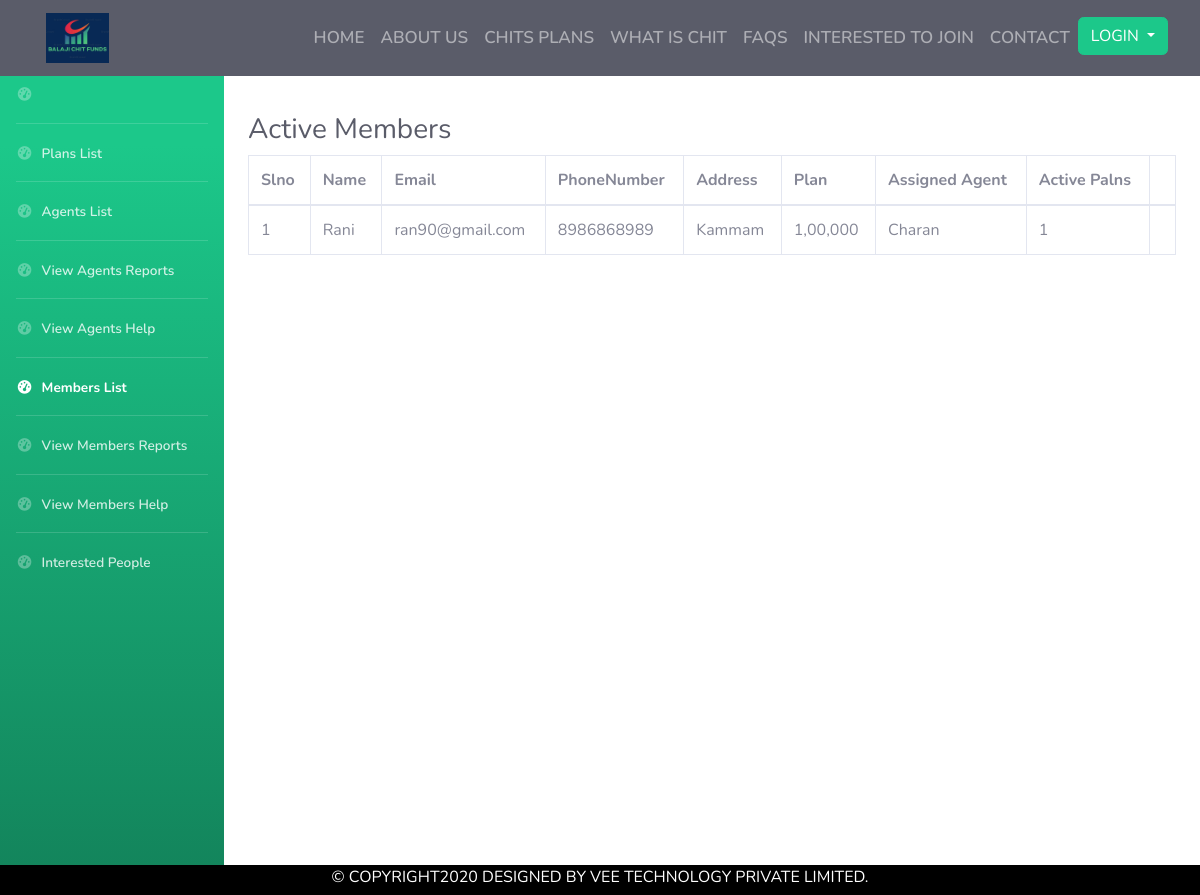
Screenshot of /AdminMembersList.php with the database file from the repository.
### tables this page shows
CREATE TABLE IF NOT EXISTS `memberstable` (
  `Slno` int(250) NOT NULL AUTO_INCREMENT,
  `Name` varchar(250) NOT NULL,
  `Email` varchar(250) NOT NULL,
  `PhoneNumber` varchar(250) NOT NULL,
  `Address` varchar(350) NOT NULL,
  `Plan` varchar(250) NOT NULL,
  `Password` varchar(250) NOT NULL,
  `AssignedAgent` varchar(250) NOT NULL,
  `Plans` int(250) NOT NULL,
  PRIMARY KEY (`Slno`)
);

### AdminMembersList.php (the view, shortened to what this page needs)
<!doctype html>
<html lang="en">
<head>
    <link rel="stylesheet" href="https://stackpath.bootstrapcdn.com/bootstrap/4.5.2/css/bootstrap.min.css">
     <link rel="stylesheet" href="https://stackpath.bootstrapcdn.com/font-awesome/4.7.0/css/font-awesome.min.css">
  <link href="vendor/fontawesome-free/css/all.min.css" rel="stylesheet" type="text/css">
    <link rel="stylesheet" href="in.css">
  <link href="css/sb-admin-2.min.css" rel="stylesheet">
   </head>
    <body bgcolor="#E5E8E8">
        <section id = "Nav-Bar" >
    <nav class="navbar fixed-top navbar-expand-lg navbar-dark bg-dark scrolling-navbar">
  <a class="navbar-brand" href="#"><img src="Images/logo.png"></a>
  <div class="collapse navbar-collapse" id="navbarNav">
    <ul class="navbar-nav ml-auto">
      <li class="nav-item ">
        <a class="nav-link" href="index.php">HOME </a>
      </li>
      <li class="nav-item">
        <a class="nav-link" href="index.php#About">ABOUT US</a>
      </li>
      <li class="nav-item">
        <a class="nav-link" href="index.php#ChitPlans">CHITS PLANS</a>
      </li>
      <li class="nav-item">
        <a class="nav-link" href="index.php#WAChit">WHAT IS CHIT</a>
      </li>
         <li class="nav-item">
        <a class="nav-link" href="index.php#FAQS">FAQS</a>
      </li>
            <li class="nav-item">
        <a class="nav-link" href="Index.php#Interestetdtojoin">INTERESTED TO JOIN</a>
      </li>
         <li class="nav-item">
        <a class="nav-link" href="#Contact">CONTACT</a>
      </li>
           <li class="nav-item dropdown">
               <?php
               if(isset($_SESSION["Email"]))
               { ?>
       <div class="btn-group" style="float: right;
    text-align: left;">
  <button type="button" class="btn btn-success dropdown-toggle" data-toggle="dropdown" aria-haspopup="true" aria-expanded="false">
    USER
  </button>
  <div class="dropdown-menu">
           <?php
                   $value = $_SESSION['Email'] ;
                   if( $value[1] == "Member")
                   {
                       ?>
    <a class="dropdown-item" href="MemberDashboard.php"> <?php echo "$value[0]"; ?></a>
                  <?php }else
                   { ?>
    <a class="dropdown-item" href="AgentDashBoard.php">
        <?php echo "$value[0]"; ?></a>
              <?php    }
                    ?>
     <div class="dropdown-divider"></div>
    <a class="dropdown-item" href="logout.php">Logout</a>
  </div>
</div>
           <?php    }else{
                            ?>
       <div class="btn-group" style="float: right;
    text-align: left;">
  <button type="button" class="btn btn-success dropdown-toggle" data-toggle="dropdown" aria-haspopup="true" aria-expanded="false">
    LOGIN
  </button>
</div>
           <?php    } ?>
      </li>
          <li class="nav-item">
        <a class="nav-link" href="#Contact"></a>
      </li>
    </ul>
  </div>
            </nav>
        </section>
  <div id="wrapper">
    <ul class="navbar-nav bg-gradient-success sidebar sidebar-dark accordion" id="accordionSidebar">
      <li class="nav-item">
        <a class="nav-link" href="">
          <i class="fas fa-fw fa-tachometer-alt"></i>
          <span></span></a>
      </li>
       <hr class="sidebar-divider my-0">
      <li class="nav-item">
        <a class="nav-link" href="AdminDashboard.php">
          <i class="fas fa-fw fa-tachometer-alt"></i>
          <span>Plans List</span></a>
      </li>
      <hr class="sidebar-divider my-0">
         <li class="nav-item">
        <a class="nav-link" href="AdminViewAgentsList.php">
          <i class="fas fa-fw fa-tachometer-alt"></i>
          <span>Agents List</span></a>
      </li>
      <hr class="sidebar-divider my-0">
         <li class="nav-item ">
        <a class="nav-link" href="AdminViewAgentsReports.php">
          <i class="fas fa-fw fa-tachometer-alt"></i>
          <span>View Agents Reports</span></a>
      </li>
        <hr class="sidebar-divider my-0">
         <li class="nav-item ">
        <a class="nav-link" href="AdminViewAgentsHelp.php">
          <i class="fas fa-fw fa-tachometer-alt"></i>
          <span>View Agents Help</span></a>
      </li>
          <hr class="sidebar-divider my-0">
      <li class="nav-item active" >
        <a class="nav-link" href="AdminMembersList.php">
          <i class="fas fa-fw fa-tachometer-alt"></i>
          <span>Members List</span></a>
      </li>
      <hr class="sidebar-divider my-0">
         <li class="nav-item">
        <a class="nav-link" href="AdminViewMembersReport.php">
          <i class="fas fa-fw fa-tachometer-alt"></i>
          <span>View Members Reports</span></a>
      </li>
        <hr class="sidebar-divider my-0">
         <li class="nav-item">
        <a class="nav-link" href="AdminViewMembersHelp.php">
          <i class="fas fa-fw fa-tachometer-alt"></i>
          <span>View Members Help</span></a>
      </li>
        <hr class="sidebar-divider my-0">
         <li class="nav-item">
        <a class="nav-link" href="AdminInterestedPeople.php">
          <i class="fas fa-fw fa-tachometer-alt"></i>
          <span>Interested People</span></a>
      </li>
    </ul>
        <div class="container-fluid">
<br><br>
          <h1 class="h3 mb-2 text-gray-800">Active Members</h1>
             <table class="table table-bordered" id="dataTable" width="100%" cellspacing="0">
                  <thead>
                    <tr>
                      <th>Slno</th>
                      <th>Name</th>
                      <th>Email</th>
                      <th>PhoneNumber</th>
                      <th>Address</th>
                      <th>Plan</th>
                          <th>Assigned Agent</th>
                         <th>Active Palns</th>
                           <th></th>
                    </tr>
                  </thead>
                    <tbody>
            <?php
$link = mysqli_connect("localhost", "root", "", "chitsdatabase");
$sql = "SELECT * FROM memberstable";
if($result = mysqli_query($link, $sql)){
    if(mysqli_num_rows($result) > 0){
              while($row = mysqli_fetch_array($result))
              {
                  ?>
                   <?php
                    echo "<tr>";
                echo "<td>" . $row['Slno'] . "</td>";
                echo "<td>" . $row['Name'] . "</td>";
                echo "<td>" . $row['Email']. "</td>";
                echo "<td>" . $row['PhoneNumber'] . "</td>";
                echo "<td>" . $row['Address'] . "</td>";
              echo "<td>" . $row['Plan']. "</td>";
                echo "<td>" . $row['AssignedAgent']. "</td>";
                   echo "<td>" . $row['Plans']. "</td>";
                  echo "<td> "?>
                  <?php
              } ?>  </tbody></table></div></div>
        <?php
    } else{
        echo "No records matching your query were found.";
    }
} else{
    echo "ERROR: Could not able to execute $sql. " . mysqli_error($link);
}
?>
        <footer id="footer">
            <div class="foot">
                &copy COPYRIGHT2020 DESIGNED BY VEE TECHNOLOGY PRIVATE LIMITED.
            </div>
        </footer>
    </body>
</html>

### in.css (style rules this page uses)
* { padding:0; margin: 0; }
section { padding-top: 65px; }
.navbar-brand img { height: 50px; padding-left: 30px; }
.navbar-nav li { padding: 0 0px; }
.navbar-nav li a { float: right; text-align: left; }
.nav-link { font-size: 17px; font-weight: 600; color: black; }
.foot { background-color: black; text-align: center; color: white; font-weight: 100px; height: 30px; }

### rows the page displays
memberstable: Slno "1", Name "Rani", Email "ran90@gmail.com", PhoneNumber "8986868989", Address "Kammam", Plan "1,00,000", AssignedAgent "Charan", Plans "1"
